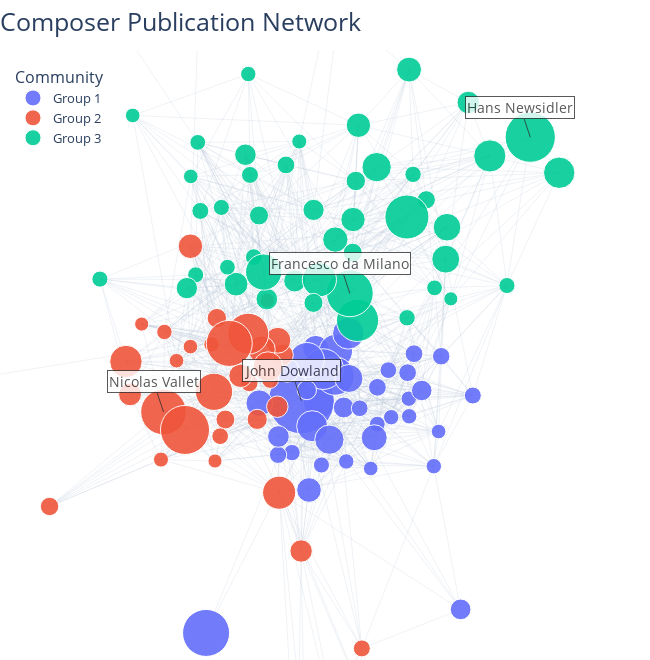

The notebook cell this image was saved under:
### Code cell
fig = go.Figure()

# add edges
for edge in G_reduced.edges():
    x0, y0 = pos[edge[0]]
    x1, y1 = pos[edge[1]]
    fig.add_trace(
        go.Scatter(
            x=[x0, x1, None],
            y=[y0, y1, None],
            mode='lines',
            line=dict(width=0.3, color='#b3bfd1'),
            opacity=0.7,
            name='Edges',
            showlegend=False
        )
    ) 

# add node traces for each community
unique_communities = graph_df['Community'].unique()

# default color cycle from plotly express
default_colors = px.colors.qualitative.Plotly
color_map = {community: default_colors[i % len(default_colors)] for i, community in enumerate(sorted(unique_communities))}

for community in unique_communities:
    community_df = graph_df[graph_df['Community'] == community]
    nodes = go.Scatter(
        x=community_df['x_pos'],
        y=community_df['y_pos'],
        mode='markers',
        marker=dict(
            size=community_df['node_size'],
            color=color_map[community],  # Use mapped color
            line=dict(color='white', width=1),
            opacity=0.9
        ),
        hovertemplate='%{text}',
        hoverlabel=dict(bgcolor='white', font=dict(color='black'), namelength=0),
        text=community_df.index,
        name=community
    )
    fig.add_trace(nodes)
    
# add labels for important composers
for comp in plot_comps:   
    fig.add_annotation(
        x=graph_df.loc[comp].x_pos,
        y=graph_df.loc[comp].y_pos,
        text=comp,
        arrowwidth=1,
        arrowcolor='#303030',
        font=dict(size=14, color="#303030"),
        bordercolor='#303030',
        borderwidth=1,
        bgcolor='white',
        opacity=0.8
    )

# general layout        
fig.update_layout(
    title=dict(text='Composer Publication Network', font=dict(size=25)),
    title_x=0,
    title_y=0.98,
    margin=dict(l=0,r=0,b=0,t=50),
    paper_bgcolor='rgba(0,0,0,0)',
    plot_bgcolor='rgba(0,0,0,0)',
    showlegend=True,
    legend=dict(x=0.02, y=0.98, xanchor='left', yanchor='top', font=dict(size=13), title='Community', bgcolor='rgba(0,0,0,0)'),
    hovermode='closest',
    height=660
)
        
# zoom in on network center    
fig.update_xaxes(
    visible=False,
    range=[-0.48, 0.56]
)
fig.update_yaxes(
    visible=False,
    range=[-0.62, 0.55]
)

export_and_plot(fig, 'network_graph_community', width=650)
